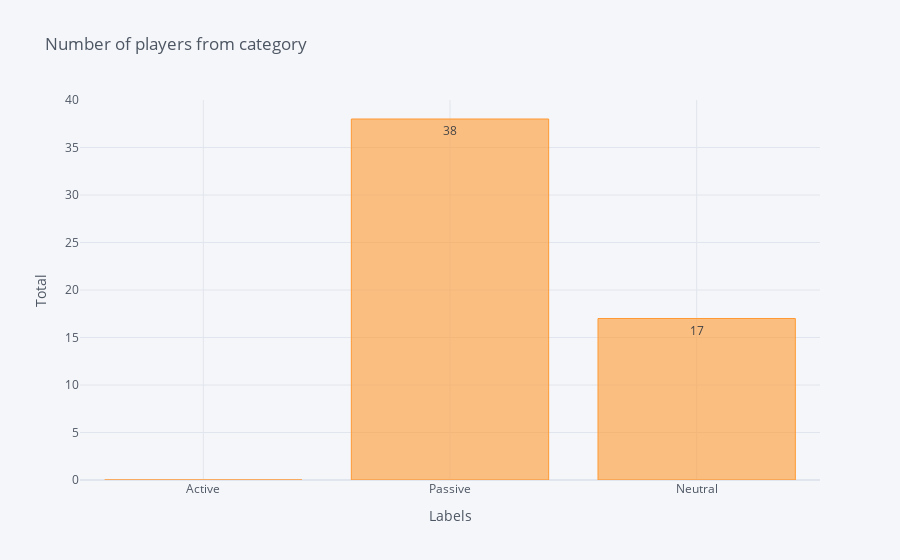

Source (notebook cell):
### Markdown cell above
Thể hiện số lượng loại lối chơi của cầu thủ vị trí thủ môn lên biểu đồ:

### Code cell
df_kp_category = pd.DataFrame([active.shape[0], passive.shape[0], neutral.shape[0]], 
                            columns=['count'], index=['Active', 'Passive', 'Neutral'])

df_kp_category.iplot(kind='bar', y='count',title='Number of players from category'
                   ,xTitle='Labels',yTitle='Total', text='count', textposition='auto')

### Figure 1 — Plotly figure (JSON) as saved in the notebook; plotly's stock layout.template omitted (floating-point values rounded to 4 significant figures)
{"data": [{"marker": {"color": "rgba(255, 153, 51, 0.6)", "line": {"color": "rgba(255, 153, 51, 1.0)", "width": 1}}, "name": "count", "orientation": "v", "text": [0, 38, 17], "type": "bar", "x": ["Active", "Passive", "Neutral"], "y": [0, 38, 17]}], "layout": {"legend": {"bgcolor": "#F5F6F9", "font": {"color": "#4D5663"}}, "paper_bgcolor": "#F5F6F9", "plot_bgcolor": "#F5F6F9", "title": {"font": {"color": "#4D5663"}, "text": "Number of players from category"}, "xaxis": {"gridcolor": "#E1E5ED", "showgrid": true, "tickfont": {"color": "#4D5663"}, "title": {"font": {"color": "#4D5663"}, "text": "Labels"}, "zerolinecolor": "#E1E5ED"}, "yaxis": {"gridcolor": "#E1E5ED", "showgrid": true, "tickfont": {"color": "#4D5663"}, "title": {"font": {"color": "#4D5663"}, "text": "Total"}, "zerolinecolor": "#E1E5ED"}}}
